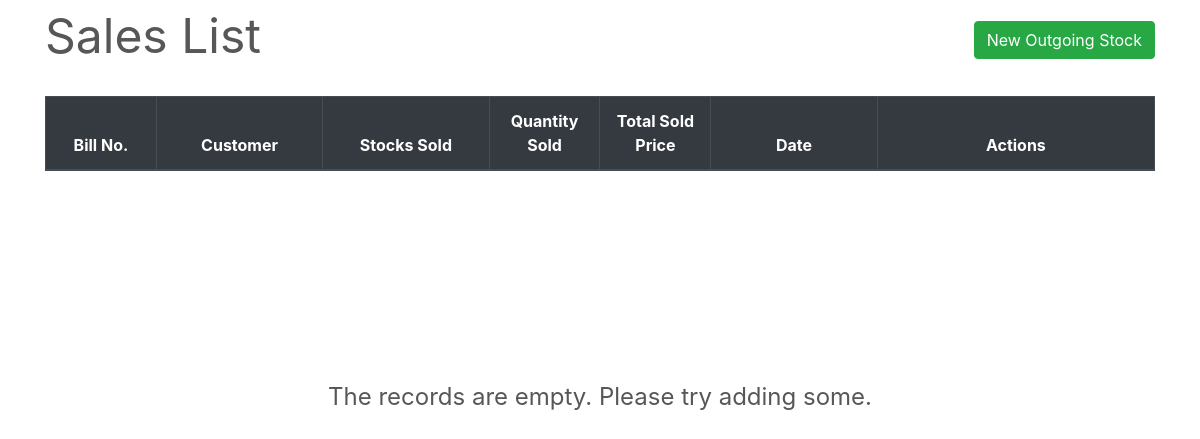
/transactions/sales/, run on an earlier commit of the app's database.
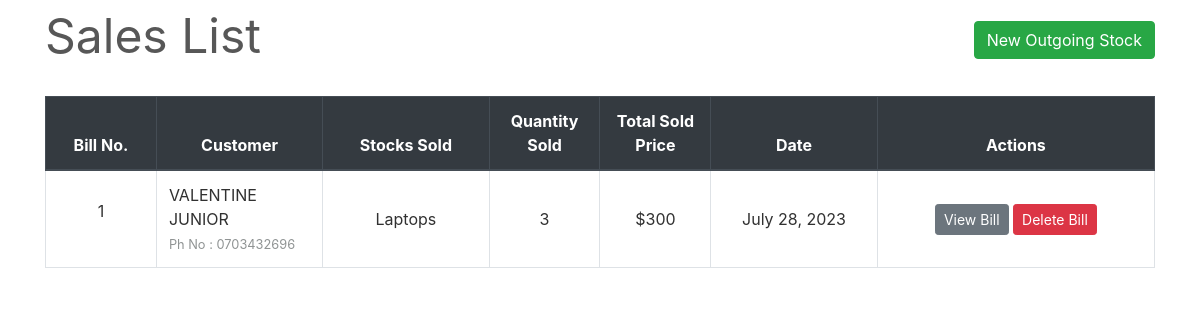
And on a later commit of the database.
### transactions/models.py (models this page shows, shortened)
class SaleBill(models.Model):
    billno = models.AutoField(primary_key=True)
    time = models.DateTimeField(auto_now=True)
    name = models.CharField(max_length=150)
    phone = models.CharField(max_length=12)
    address = models.CharField(max_length=200)
    email = models.EmailField(max_length=254)
    gstin = models.CharField(max_length=15)
    def get_items_list(self):
        return SaleItem.objects.filter(billno=self)
    def get_total_price(self):
        saleitems = SaleItem.objects.filter(billno=self)
        total = 0
        for item in saleitems:
            total += item.totalprice
        return total

class SaleItem(models.Model):
    billno = models.ForeignKey(SaleBill, on_delete = models.CASCADE, related_name='salebillno')
    stock = models.ForeignKey(Stock, on_delete = models.CASCADE, related_name='saleitem')
    quantity = models.IntegerField(default=1)
    perprice = models.IntegerField(default=1)
    totalprice = models.IntegerField(default=1)

### inventory/models.py (models this page shows, shortened)
class Stock(models.Model):
    id = models.AutoField(primary_key=True)
    name = models.CharField(max_length=30, unique=True)
    quantity = models.IntegerField(default=1)
    is_deleted = models.BooleanField(default=False)

### transactions/views.py (the view)
# urls.py: path('sales/', views.SaleView.as_view(), name='sales-list'),
class SaleView(ListView):
    model = SaleBill
    template_name = "sales/sales_list.html"
    context_object_name = 'bills'
    ordering = ['-time']
    paginate_by = 10

### transactions/templates/sales/sales_list.html (shortened to what this page needs)
{% extends "base.html" %}
{% load widget_tweaks %}
{% block content %}
    <div class="row" style="color: #575757; font-style: bold; font-size: 3rem;">
        <div class="col-md-8">Sales List</div>
        <div class="col-md-4">
            <div style="float:right;"> <a class="btn btn-success" href="{% url 'new-sale' %}">New Outgoing Stock</a> </div>
        </div>
    </div>
    <br>
    <table class="table table-css table-bordered table-hover">
        <thead class="thead-dark align-middle">
            <tr>
                <th width="10%">Bill No.</th>
                <th width="15%">Customer</th>
                <th width="15%">Stocks Sold</th>
                <th width="10%">Quantity Sold</th>
                <th width="10%">Total Sold Price</th>
                <th width="15%">Date</th>
                <th width="25%">Actions</th>
            </tr>
        </thead>
{% if bills %}
        <tbody>
            {% for sale in bills %}
            <tr>
                <td class="align-middle"> <p>{{ sale.billno }}</p> </td>
                <td class=""> {{ sale.name }} <br> <small style="color: #909494">Ph No : {{ sale.phone }}</small> </td>
                <td class="align-middle">{% for item in sale.get_items_list %} {{ item.stock.name }} <br> {% endfor %}</td>
                <td class="align-middle">{% for item in sale.get_items_list %} {{ item.quantity }} <br> {% endfor %}</td>
                <td class="align-middle">${{ sale.get_total_price }}</td>
                <td class="align-middle">{{ sale.time.date }}</td>
                <td class="align-middle"> <a href="{% url 'sale-bill' sale.billno %}" class="btn btn-secondary btn-sm">View Bill</a> <a href="{% url 'delete-sale' sale.pk %}" class="btn btn-danger btn-sm">Delete Bill</a> </td>
            </tr>
            {% endfor %}
        </tbody>
    </table>
{% else %}
    </table>
    <br><br><br><br><br><br><br><br>
    <div style="color: #575757; font-style: bold; font-size: 1.5rem; text-align: center;">The records are empty. Please try adding some.</div>
{% endif %}
{% endblock content %}

What changed in the data, as far as the page shows it:
added SaleBill: billno "1", name "VALENTINE JUNIOR", phone "0703432696", get_total_price "300", time "July 28, 2023"
added SaleItem: stock.name "Laptops", quantity "3"
Also different on the page:
text no longer shown: "The records are empty. Please try adding some."
